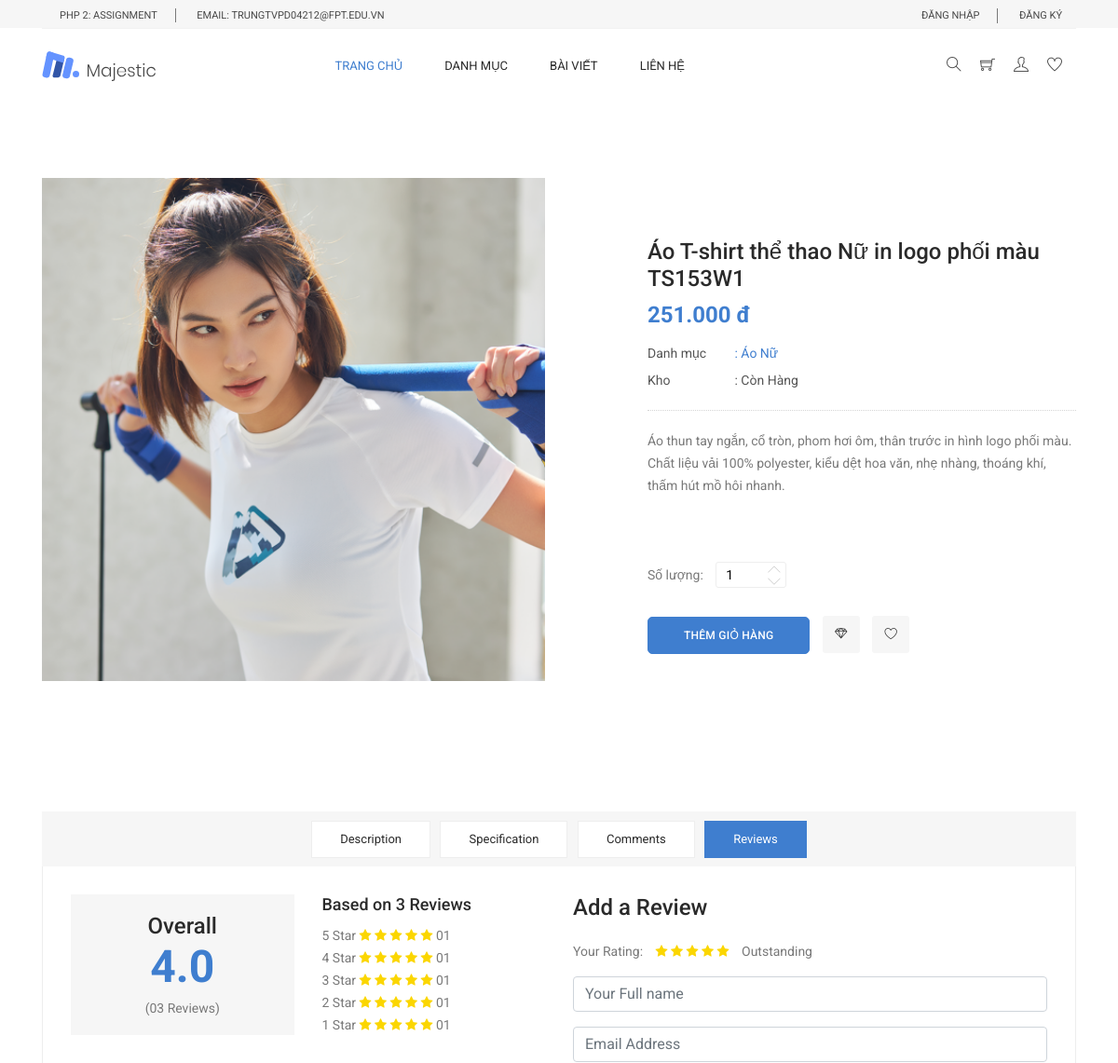
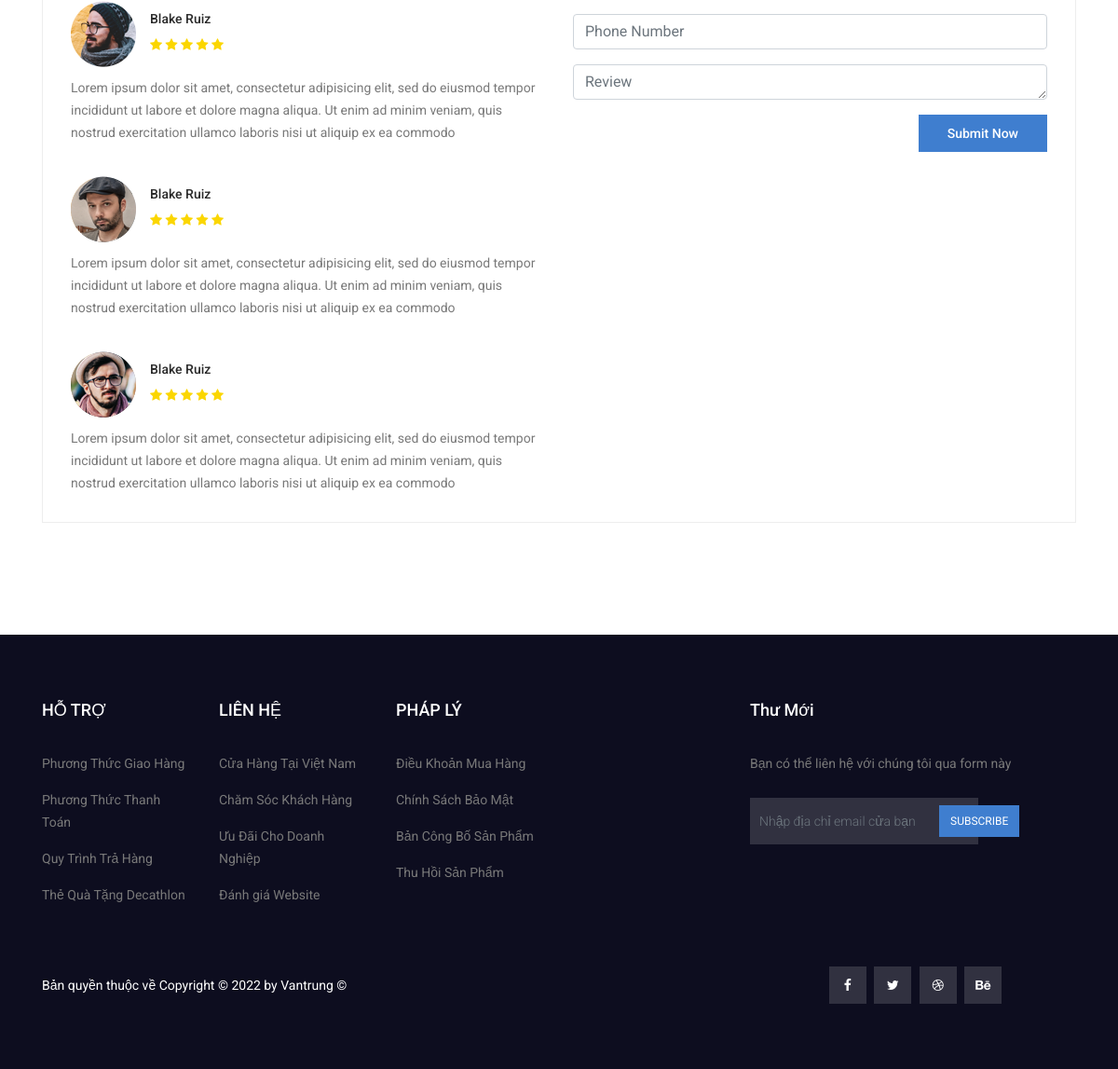
The app's page /product/product_detail/18 with its own data (2 pictures, top to bottom).
### tables this page shows
CREATE TABLE `products` (
  `id` int(11) NOT NULL,
  `name` varchar(255) NOT NULL,
  `price` text NOT NULL,
  `feature_image_path` varchar(255) DEFAULT NULL,
  `feature_image_name` varchar(255) DEFAULT NULL,
  `content` text NOT NULL,
  `category_id` int(10) NOT NULL,
  `user_id` int(10) NOT NULL DEFAULT '0',
  `view_count` int(10) DEFAULT '0'
);

CREATE TABLE `categories` (
  `id` int(11) NOT NULL,
  `name` varchar(255) NOT NULL,
  `parent_id` int(11) NOT NULL,
  `slug` varchar(255) DEFAULT NULL
);

### app/views/products/product_detail.php (the view, shortened to what the rows shown need)
<div class="product_image_area">
    <div class="container">
        <div class="row s_product_inner">
            <div class="col-lg-6">
                <div class="s_product_img">
                    <div
                            id="carouselExampleIndicators"
                            class="carousel slide"
                            data-ride="carousel"
                    >
                        <div class="carousel-inner">
                            <div class="carousel-item active">
                                <?php if (!empty($product_detail)) { ?>
                                    <img
                                            class="d-block w-100"
                                            src="<?php echo _WEB_ROOT . $product_detail['feature_image_path'] ?>"
                                            alt="First slide"
                                    />
                                <?php } ?>
                            </div>
                        </div>
                    </div>
                </div>
            </div>
            <div class="col-lg-5 offset-lg-1">
                <?php if (!empty($product_detail)) { ?>
                    <div class="s_product_text">
                        <h3><?= $product_detail['name'] ?></h3>
                        <h2><?= number_format($product_detail['price'], 0, ',', '.') ?> đ</h2>
                        <ul class="list">
                            <li>
                                <a class="active" href="#">
                                    <span>Danh mục</span> :
                                    <?php if (!empty($categories)) {
                                        foreach ($categories as $cateItem) {
                                            if ($cateItem['id'] == $product_detail['category_id']) {
                                                echo $cateItem['name'];
                                            }
                                        }
                                    }
                                    ?>
                                </a>
                            </li>
                            <li>
                                <a href="#"> <span>Kho</span> : Còn Hàng</a>
                            </li>
                        </ul>
                        <p>
                            <?= $product_detail['content'] ?>
                        </p>
                            <div class="product_count">
                                <label for="qty">Số lượng:</label>
                                <input
                                        type="text"
                                        name="qty"
                                        id="sst"
                                        maxlength="12"
                                        value="1"
                                        title="Quantity:"
                                        class="input-text qty"
                                />
                                <button
                                        onclick="var result = document.getElementById('sst'); var sst = result.value; if( !isNaN( sst )) result.value++;return false;"
                                        class="increase items-count"
                                        type="button">
                                    <i class="lnr lnr-chevron-up"></i>
                                </button>
                                <button
                                        onclick="var result = document.getElementById('sst'); var sst = result.value; if( !isNaN( sst ) &amp;&amp; sst > 0 ) result.value--;return false;"
                                        class="reduced items-count"
                                        type="button"
                                >
                                    <i class="lnr lnr-chevron-down"></i>
                                </button>
                            </div>
                            <div class="card_area">
                                <a
                                        href="<?php echo _WEB_ROOT ?>/client_cart/addToCard/<?php echo $product_detail['id'] ?>"
                                        type="submit" class="main_btn <?php echo (!empty(Session::data('client_login'))?'addToCart':'loginToAdd') ?>"
                                        data-url="<?php echo _WEB_ROOT ?>/client_cart/addToCard/<?php echo $product_detail['id'] ?>"
                                >Thêm Giỏ Hàng</a>
                                <a class="icon_btn" href="#">
                                    <i class="lnr lnr lnr-diamond"></i>
                                </a>
                                <a class="icon_btn" href="#">
                                    <i class="lnr lnr lnr-heart"></i>
                                </a>
                            </div>
                    </div>
                <?php } ?>
            </div>
        </div>
    </div>
</div>

### records on screen
products: feature_image_path (picture), name "Áo T-shirt thể thao Nữ in logo phối màu TS153W1", price "251.000", content "Áo thun tay ngắn, cổ tròn, phom hơi ôm, thân trước in hình logo phối màu. Chất liệu vải 100% polyester, kiểu dệt hoa văn, nhẹ nhàng, thoáng khí, thấm hút mồ hôi nhanh."
categories: name "Áo Nữ"

### other values on screen
$copyright "Copyright © 2022 by Vantrung"
